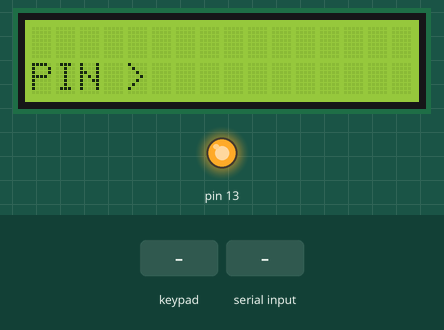
A sketch run on a simulated Arduino Mega 2560, built with avr-gcc and run on an emulated ATmega2560. On the bench: 16×2 character LCD, output pins drawn as LEDs (lit = HIGH). Inputs (shaded band) come from the test bench. What the sketch prints to the serial monitor is not drawn.

Above: at 1.2 s.
1.3 s: keypad keys 3 7 3 5 3 3 3 1 A pressed 0.4 s apart
At 3.4 s:
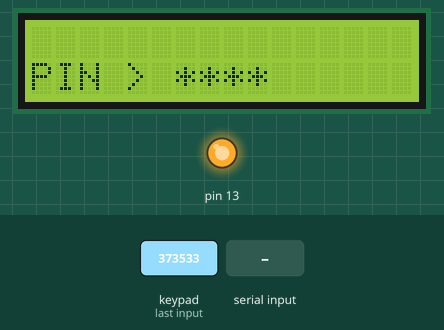
6.4 s: "D\n" received over Serial
At 8.0 s:
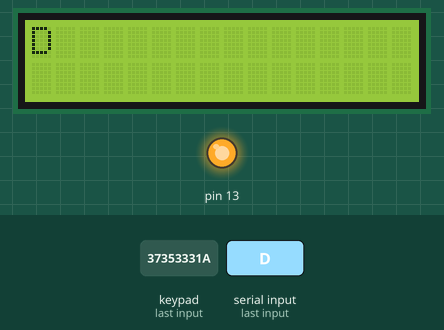
9.4 s: "A\n" received over Serial
At 10.2 s:
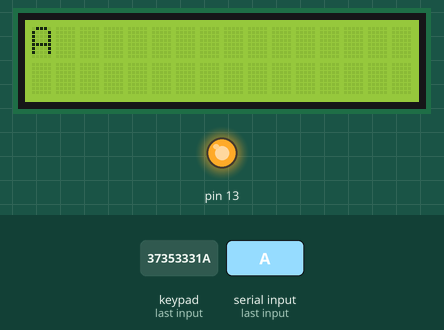
12.4 s: key '1' pressed
At 13.8 s:
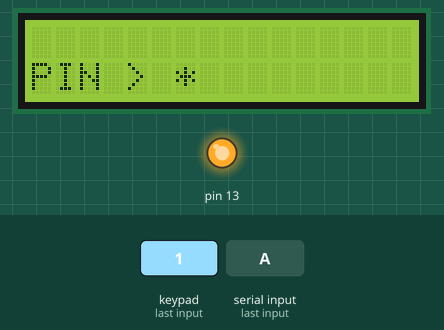
15.4 s: "1\n" received over Serial
At 16.4 s:
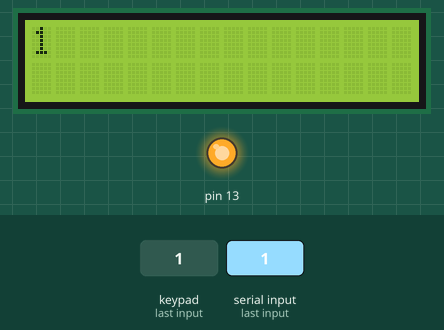
18.4 s: key '2' pressed
At 19.8 s:
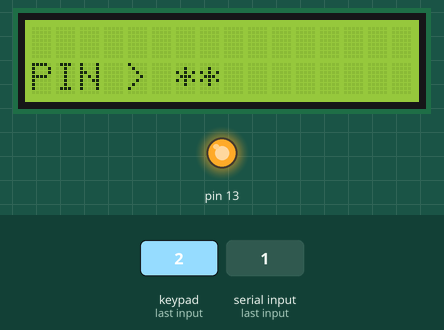
Timing chart, 0 to 20.9 s (numbered marks = the images above; inputs shaded):
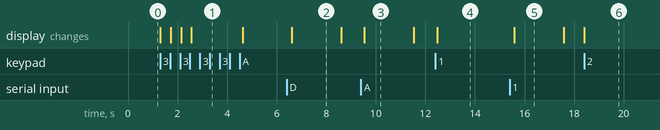

Measured:
- after the input at 1.3 s, the display: first changes at once (image 1 shows a later state)
- after the input at 6.4 s, the display: changes after 0.20 s (image 2)
- after the input at 9.4 s, the display: changes after 0.13 s (image 3)
- after the input at 12.4 s, the display: changes after 0.07 s (image 4)
- after the input at 15.4 s, the display: changes after 0.18 s (image 5)
- after the input at 18.4 s, the display: changes at once (image 6)
- what the display in image 2 shows lasts 2.0 s, from 6.6 s to 8.6 s

The sketch:

arduino_mega_IHM_card_reader.ino
```cpp
#include <LiquidCrystal.h>
#include <Keypad.h>

LiquidCrystal lcd = LiquidCrystal(42, 44, 46, 48, 50, 52);

char code[5] = {0, 0, 0, 0, '\n'};
int index_code = 0;


const byte Ligne = 4; //quatre ligne sur le digicode
const byte Colonne = 4; //quatre colonne sur le digicode
//On définit maintenant les symboles correspondant à chaque bouton
char hexaBouton[Ligne][Colonne] = {
  {'1','2','3','A'},
  {'4','5','6','B'},
  {'7','8','9','C'},
  {'*','0','#','D'}
};
byte Ligne_Pins[Ligne] = {37, 35, 33, 31}; // On connecte la ligne du digicode
byte Colonne_Pins[Colonne] = {29, 27, 25, 23}; // On connecte la colonne du digicode
Keypad mon_keypad = Keypad( makeKeymap(hexaBouton), Ligne_Pins, Colonne_Pins, Ligne, Colonne);

void setup() {
  Serial.begin(115200);
  Serial.setTimeout(100);
  lcd.begin(16, 2);

  pinMode(13, OUTPUT);
  digitalWrite(13, 1);
}

void loop() {
  if (Serial.available()) {
    String serialMsg = Serial.readString();
    lcd.clear();
    lcd.setCursor(0, 0);
    lcd.print(serialMsg);
    delay(2000);
    lcd.clear();
  }

  char keypad_matrix = mon_keypad.getKey();

  if (keypad_matrix){
    if (keypad_matrix == 'D') {
      if (index_code > 0) {
        code[index_code-1] = 0;
        index_code--;
      } else {
        code[index_code] = 0;
      }
    }

    if (keypad_matrix >= '0' && keypad_matrix <= '9' && index_code < 4) {
      code[index_code] = keypad_matrix;
      index_code++;
    }

    if (keypad_matrix == 'A' && index_code >= 4) {
      // Serial.print(code);
      for (int y=0; y<5; y++) {
        Serial.write(code[y]);
        code[y] = 0;
      }
      Serial.write('\n');
      index_code = 0;
    }
  }

  lcdPrintPinCodeWithStart();
  delay(100);
}

void lcdPrintPinCodeWithStart() {
  short i=0;

  lcd.clear();
  lcd.setCursor(0, 1);
  lcd.print("PIN > ");

  while(code[i] != 0 && i < 4) {
    lcd.print("*");
    i++;
  }
  code[4] = '\n';
}
```
